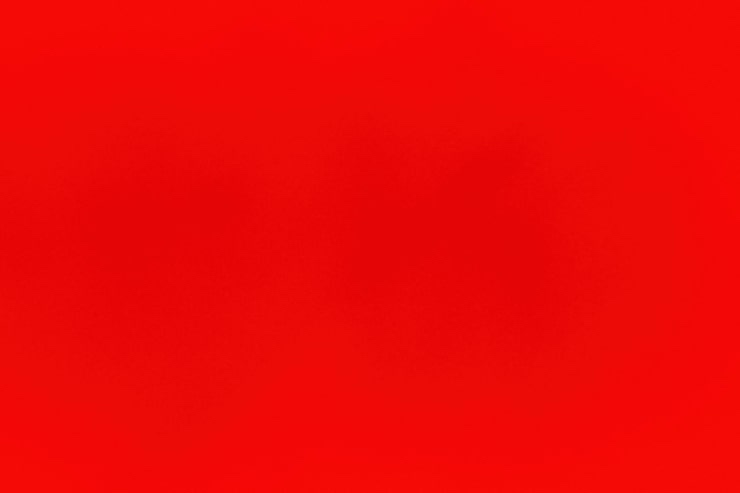
#> input picture Input_images/red.jpeg, 740 x 493 px; its folder holds only this picture in this run
$ python huffman_coding.py
#> lines starting #> are read from the running program, lines starting #| are printed output that depends on the picture
"""Huffman Coding (Manual DIP Implementation).

This script performs Huffman source coding from first principles on an image:
1. Converts input image to greyscale.
2. Computes the probability and frequency distribution of pixel intensity symbols (0-255).
3. Builds an optimal bottom-up binary Huffman tree using a min-heap priority queue.
4. Traverses the Huffman tree to generate optimal variable-length prefix codes.
5. Computes core Information Theory & DIP compression metrics:
   - Shannon Entropy H
   - Average Codeword Length L_avg
   - Coding Efficiency eta
   - Redundancy R
   - Compression Ratio CR
6. Encodes the image into a binary bitstream and decodes it by traversing the Huffman tree.
7. Verifies exact mathematical lossless reconstruction (MSE = 0, 100% pixel match).
8. Generates visual outputs (Decoded image, Bit-length spatial heatmap, Metrics summary
   card, and Codeword length distribution) saved to Output/.
"""

import heapq
import os
from pathlib import Path
import numpy as np
from PIL import Image
import matplotlib
matplotlib.use("Agg")
import matplotlib.pyplot as plt
from matplotlib.backends.backend_agg import FigureCanvasAgg


# =====================================================================
# 1. First-Principles Huffman Coding & Decoding
# =====================================================================

def rgb_to_grey(img: np.ndarray) -> np.ndarray:
    """Convert RGB/RGBA numpy array to uint8 greyscale using luminance weights."""
    if img.ndim == 2:
        return img.astype(np.uint8)
    if img.shape[2] == 4:
        img = img[:, :, :3]
    return (0.299 * img[:, :, 0] + 0.587 * img[:, :, 1] + 0.114 * img[:, :, 2]).astype(np.uint8)


def compute_symbol_probabilities(grey: np.ndarray) -> tuple[dict[int, float], dict[int, int]]:
    """Compute normalized probabilities and frequency counts for all present symbols."""
    counts = np.bincount(grey.ravel(), minlength=256)
    total_pixels = grey.size
    freq_dict = {i: int(counts[i]) for i in range(256) if counts[i] > 0}
    prob_dict = {i: counts[i] / total_pixels for i in freq_dict}
    return prob_dict, freq_dict


class HuffmanNode:
    """Node in the binary Huffman tree."""
    __slots__ = ("symbol", "freq", "left", "right", "uid")

    def __init__(self, symbol: int | None, freq: int, left=None, right=None, uid: int = 0):
        self.symbol = symbol
        self.freq = freq
        self.left = left
        self.right = right
        self.uid = uid

    def __lt__(self, other):
        if self.freq == other.freq:
            return self.uid < other.uid
        return self.freq < other.freq


def build_huffman_tree(freq_dict: dict[int, int]) -> HuffmanNode:
    """Construct optimal Huffman binary tree from symbol frequencies."""
    heap = []
    uid_counter = 0
    for sym, freq in freq_dict.items():
        heapq.heappush(heap, HuffmanNode(symbol=sym, freq=freq, uid=uid_counter))
        uid_counter += 1

    if len(heap) == 1:
        only = heapq.heappop(heap)
        return HuffmanNode(symbol=None, freq=only.freq, left=only, uid=uid_counter)

    while len(heap) > 1:
        left = heapq.heappop(heap)
        right = heapq.heappop(heap)
        parent = HuffmanNode(
            symbol=None,
            freq=left.freq + right.freq,
            left=left,
            right=right,
            uid=uid_counter,
        )
        uid_counter += 1
        heapq.heappush(heap, parent)

    return heap[0]


def generate_huffman_codebook(root: HuffmanNode) -> dict[int, str]:
    """Generate variable-length prefix codebook by traversing the Huffman tree."""
    codes = {}

    def _traverse(node: HuffmanNode | None, prefix: str):
        if node is None:
            return
        if node.symbol is not None:
            codes[node.symbol] = prefix if prefix else "0"
            return
        _traverse(node.left, prefix + "0")
        _traverse(node.right, prefix + "1")

    _traverse(root, "")
    return codes


def compute_compression_metrics(
    prob_dict: dict[int, float],
    freq_dict: dict[int, int],
    codebook: dict[int, str],
    total_pixels: int,
) -> dict[str, float]:
    """Compute Shannon Entropy, Average Length, Efficiency, Redundancy, and Compression Ratio."""
    entropy = -sum(p * np.log2(p) for p in prob_dict.values() if p > 0)
    l_avg = sum(prob_dict[s] * len(codebook[s]) for s in prob_dict)
    efficiency = (entropy / l_avg * 100.0) if l_avg > 0 else 100.0
    redundancy = max(0.0, l_avg - entropy)
    compression_ratio = 8.0 / l_avg if l_avg > 0 else 1.0

    orig_bits = total_pixels * 8
    compressed_bits = sum(freq_dict[s] * len(codebook[s]) for s in freq_dict)
    space_savings = (1.0 - (compressed_bits / orig_bits)) * 100.0

    return {
        "entropy": float(entropy),
        "avg_length": float(l_avg),
        "efficiency": float(efficiency),
        "redundancy": float(redundancy),
        "compression_ratio": float(compression_ratio),
        "orig_bits": int(orig_bits),
        "compressed_bits": int(compressed_bits),
        "space_savings": float(space_savings),
    }


def encode_image(grey: np.ndarray, codebook: dict[int, str]) -> str:
    """Encode 2D image into binary string using Huffman codebook."""
    flat = grey.ravel()
    return "".join(codebook[s] for s in flat)


def decode_image(bitstream: str, root: HuffmanNode, shape: tuple[int, int]) -> np.ndarray:
    """Decode bitstream back into original spatial image by traversing the Huffman tree."""
    total_pixels = shape[0] * shape[1]
    decoded = np.empty(total_pixels, dtype=np.uint8)
    ptr = 0
    curr = root

    for bit in bitstream:
        curr = curr.left if bit == "0" else curr.right
        if curr.symbol is not None:
            decoded[ptr] = curr.symbol
            ptr += 1
            curr = root
            if ptr == total_pixels:
                break

    return decoded.reshape(shape)


# =====================================================================
# 2. Visualizations & Figures
# =====================================================================

def generate_bit_length_heatmap(grey: np.ndarray, codebook: dict[int, str]) -> Image.Image:
    """Create a color-coded heatmap showing how many bits were required for each pixel."""
    len_lut = np.zeros(256, dtype=np.float32)
    for sym, code in codebook.items():
        len_lut[sym] = len(code)

    bit_map = len_lut[grey]
    min_len, max_len = np.min(bit_map), np.max(bit_map)

    fig, ax = plt.subplots(figsize=(6.5, 5), dpi=100, facecolor="#181825")
    ax.set_facecolor("#181825")
    im = ax.imshow(bit_map, cmap="plasma", vmin=min_len, vmax=max_len)

    ax.set_title(
        f"Huffman Codeword Length Map\n(Min: {int(min_len)} bits, Max: {int(max_len)} bits)",
        color="#cdd6f4",
        fontsize=11,
        fontweight="bold",
        pad=8,
    )
    ax.axis("off")

    cbar = fig.colorbar(im, ax=ax, fraction=0.046, pad=0.04)
    cbar.set_label("Bits per Pixel", color="#a6adc8", fontsize=9)
    cbar.ax.tick_params(colors="#a6adc8", labelsize=8)

    fig.tight_layout()
    canvas = FigureCanvasAgg(fig)
    canvas.draw()
    buf = canvas.buffer_rgba()
    img = Image.fromarray(np.asarray(buf)[:, :, :3])
    plt.close(fig)
    return img


def generate_metrics_summary_card(
    metrics: dict[str, float],
    prob_dict: dict[int, float],
    freq_dict: dict[int, int],
    codebook: dict[int, str],
    total_pixels: int,
) -> Image.Image:
    """Render an infographic card with entropy, compression metrics, and top symbols."""
    fig = plt.figure(figsize=(9, 7), dpi=110, facecolor="#1e1e2e")

    # Header
    fig.text(0.5, 0.94, "Huffman Coding: Performance & Metrics", color="#cdd6f4",
             fontsize=14, fontweight="bold", ha="center")
    fig.text(0.5, 0.90, f"Total Pixels: {total_pixels:,} | Unique Symbols: {len(prob_dict)}",
             color="#a6adc8", fontsize=10, ha="center")

    # Metric boxes (4 cards)
    box_data = [
        ("Shannon Entropy (H)", f"{metrics['entropy']:.3f} bpp", "#89b4fa"),
        ("Avg Length (L_avg)", f"{metrics['avg_length']:.3f} bpp", "#a6e3a1"),
        ("Coding Efficiency (eta)", f"{metrics['efficiency']:.2f}%", "#fab387"),
        ("Compression Ratio", f"{metrics['compression_ratio']:.2f} : 1", "#f38ba8"),
    ]

    for i, (title, val, col) in enumerate(box_data):
        x = 0.08 + i * 0.22
        rect = plt.Rectangle((x, 0.74), 0.19, 0.12, transform=fig.transFigure,
                             facecolor="#313244", edgecolor=col, linewidth=1.5,
                             clip_on=False, zorder=2)
        fig.add_artist(rect)
        fig.text(x + 0.095, 0.81, val, color=col, fontsize=13, fontweight="bold",
                 ha="center", va="center", transform=fig.transFigure, zorder=3)
        fig.text(x + 0.095, 0.76, title, color="#cdd6f4", fontsize=8,
                 ha="center", va="center", transform=fig.transFigure, zorder=3)

    # Sub-metrics line
    fig.text(
        0.5, 0.69,
        f"Redundancy: {metrics['redundancy']:.3f} bits/pixel  |  "
        f"Original: {metrics['orig_bits'] / 8000:.1f} KB  ->  "
        f"Compressed: {metrics['compressed_bits'] / 8000:.1f} KB  "
        f"({metrics['space_savings']:.1f}% space saved)",
        color="#bac2de", fontsize=9, ha="center", style="italic"
    )

    # Table of top 10 frequent symbols
    sorted_syms = sorted(prob_dict.items(), key=lambda item: item[1], reverse=True)[:10]
    table_data = [
        [
            f"{sym}",
            f"{freq_dict[sym]:,}",
            f"{prob:.4f}",
            codebook[sym],
            f"{len(codebook[sym])} bits",
        ]
        for sym, prob in sorted_syms
    ]

    col_labels = ["Symbol (Intensity)", "Pixel Count", "Probability (p)", "Huffman Code", "Code Length"]
    ax_table = fig.add_axes([0.08, 0.06, 0.84, 0.58])
    ax_table.axis("off")

    table = ax_table.table(
        cellText=table_data,
        colLabels=col_labels,
        loc="center",
        cellLoc="center",
    )
    table.auto_set_font_size(False)
    table.set_fontsize(9)
    table.scale(1.0, 1.45)

    # Style table
    for (r, c), cell in table.get_celld().items():
        cell.set_edgecolor("#45475a")
        if r == 0:
            cell.set_facecolor("#181825")
            cell.set_text_props(color="#89b4fa", fontweight="bold")
        else:
            cell.set_facecolor("#313244" if r % 2 == 0 else "#24273a")
            cell.set_text_props(color="#cdd6f4")

    canvas = FigureCanvasAgg(fig)
    canvas.draw()
    buf = canvas.buffer_rgba()
    img = Image.fromarray(np.asarray(buf)[:, :, :3])
    plt.close(fig)
    return img


def generate_length_distribution_chart(codebook: dict[int, str], prob_dict: dict[int, float]) -> Image.Image:
    """Bar chart showing codeword length distribution weighted by symbol probabilities."""
    lengths = [len(codebook[s]) for s in prob_dict]
    max_l = max(lengths)
    min_l = min(lengths)

    prob_per_len = np.zeros(max_l + 1, dtype=np.float32)
    for s, p in prob_dict.items():
        prob_per_len[len(codebook[s])] += p

    x = np.arange(min_l, max_l + 1)
    y_prob = prob_per_len[min_l:max_l + 1] * 100.0

    fig, ax1 = plt.subplots(figsize=(7, 4.5), dpi=100, facecolor="#1e1e2e")
    ax1.set_facecolor("#181825")

    bars = ax1.bar(x, y_prob, color="#a6e3a1", edgecolor="#94e2d5", alpha=0.85, width=0.6)
    ax1.set_xlabel("Codeword Length (Bits)", color="#cdd6f4", fontsize=10)
    ax1.set_ylabel("Pixel Frequency (%)", color="#a6e3a1", fontsize=10)
    ax1.set_title("Huffman Codeword Length Distribution", color="#cdd6f4", fontsize=12, fontweight="bold", pad=8)
    ax1.tick_params(colors="#a6adc8", labelsize=9)
    ax1.set_xticks(x)
    for spine in ax1.spines.values():
        spine.set_color("#45475a")
    ax1.grid(True, linestyle="--", alpha=0.2, color="#585b70")

    for bar in bars:
        h = bar.get_height()
        if h > 1.0:
            ax1.text(bar.get_x() + bar.get_width() / 2.0, h + 0.5, f"{h:.1f}%",
                     ha="center", va="bottom", color="#cdd6f4", fontsize=8)

    fig.tight_layout()
    canvas = FigureCanvasAgg(fig)
    canvas.draw()
    buf = canvas.buffer_rgba()
    img = Image.fromarray(np.asarray(buf)[:, :, :3])
    plt.close(fig)
    return img


# =====================================================================
# 3. Main Standalone Script Entrypoint
# =====================================================================

def main():
    root_dir = Path(__file__).resolve().parent
    output_dir = root_dir / "Output"
    output_dir.mkdir(exist_ok=True)

    possible_dirs = [root_dir / "Input_images", root_dir / "Input"]
    input_dir = next((d for d in possible_dirs if d.is_dir() and any(d.iterdir())), None)
    if input_dir is None:
        raise FileNotFoundError("Could not find an Input_images or Input directory with files.")

    valid_exts = {".png", ".jpg", ".jpeg", ".bmp", ".tiff", ".webp"}
    images = [f for f in input_dir.iterdir() if f.suffix.lower() in valid_exts]
    if not images:
        raise FileNotFoundError(f"No valid image files found in {input_dir}.")

    target_img_path = images[0]
    for candidate in images:
        if "scenar" in candidate.name.lower() or "tree" in candidate.name.lower():
            target_img_path = candidate
            break

    print(f"Loading input image: {target_img_path.name}")
    pil_raw = Image.open(target_img_path).convert("RGB")
#> pil_raw is the input picture: PIL image 740x493 RGB; mean R, G, B 237.9, 8.3, 6.8
    rgb_arr = np.array(pil_raw)

    # 1. Greyscale Conversion
    grey = rgb_to_grey(rgb_arr)
#> in rgb_to_grey, `return (0.299 * img[:, :, 0] + 0.587 * img[:, :, 1] + 0.114 * img[:, :..`:
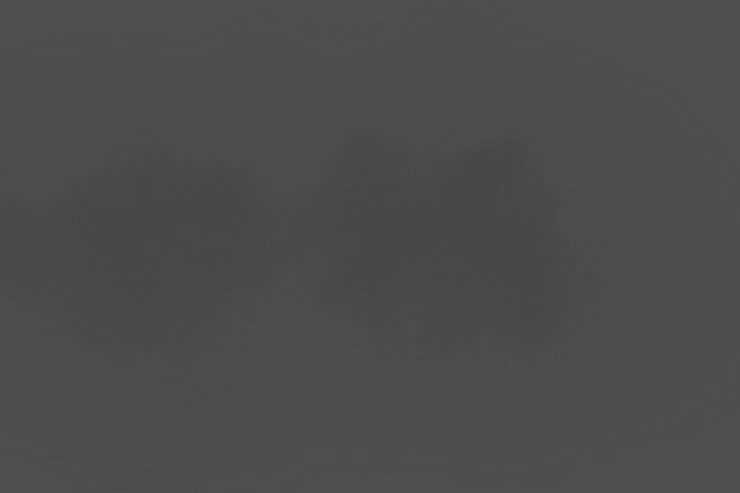
#> returned value: shape (493, 740); min 69, max 81, mean 76.2
    h, w = grey.shape
    total_pixels = grey.size
    print(f"Image converted to greyscale ({w}x{h}, {total_pixels:,} pixels).")
#| Image converted to greyscale (740x493, 364,820 pixels).

    # 2. Probability Distribution & Huffman Coding
    prob_dict, freq_dict = compute_symbol_probabilities(grey)
#> in compute_symbol_probabilities, `counts = np.bincount(grey.ravel(), minlength=256)`: counts = 256 values, max 115543 at index 77, min 0 at index 0, mean 1425.1
#> in compute_symbol_probabilities, `freq_dict = {i: int(counts[i]) for i in range(256) if counts[i] > 0}`: freq_dict = 13 items
#> prob_dict = 13 items; freq_dict = 13 items
    tree_root = build_huffman_tree(freq_dict)
#> the loop in build_huffman_tree, `for sym, freq in freq_dict.items():` made 13 passes
#> freq on passes 1 to 8: 9, 567, 25999, 23695, 23256, 17382, 13056, 23806
#> after the loop in build_huffman_tree, `for sym, freq in freq_dict.items():`: uid_counter = 13
#> the loop in build_huffman_tree, `while len(heap) > 1:` made 12 passes
#> after the loop in build_huffman_tree, `while len(heap) > 1:`: uid_counter = 25
    codebook = generate_huffman_codebook(tree_root)
#> codebook = 13 items
    metrics = compute_compression_metrics(prob_dict, freq_dict, codebook, total_pixels)
#> in compute_compression_metrics, `entropy = -sum(p * np.log2(p) for p in prob_dict.values() if p > 0)`: entropy = 2.84
#> in compute_compression_metrics, `l_avg = sum(prob_dict[s] * len(codebook[s]) for s in prob_dict)`: l_avg = 2.89
#> in compute_compression_metrics, `efficiency = (entropy / l_avg * 100.0) if l_avg > 0 else 100.0`: efficiency = 98.37
#> in compute_compression_metrics, `redundancy = max(0.0, l_avg - entropy)`: redundancy = 0.047
#> in compute_compression_metrics, `compression_ratio = 8.0 / l_avg if l_avg > 0 else 1.0`: compression_ratio = 2.77
#> in compute_compression_metrics, `compressed_bits = sum(freq_dict[s] * len(codebook[s]) for s in freq_di..`: compressed_bits = 1052825
#> in compute_compression_metrics, `space_savings = (1.0 - (compressed_bits / orig_bits)) * 100.0`: space_savings = 63.93
#> metrics = {'entropy': 2.84, 'avg_length': 2.89, 'efficiency': 98.37, 'redundancy': 0.047, 'compression_ratio': 2.77, 'orig_bits': 2918560, 'compressed_bits': 1052825, 'space_savings': 63.93}

    print("\n--- Huffman Coding Performance ---")
    print(f"Unique Symbols          : {len(prob_dict)}")
#| Unique Symbols          : 13
    print(f"Shannon Entropy (H)     : {metrics['entropy']:.4f} bits/pixel")
#| Shannon Entropy (H)     : 2.8389 bits/pixel
    print(f"Average Codeword Length : {metrics['avg_length']:.4f} bits/pixel")
#| Average Codeword Length : 2.8859 bits/pixel
    print(f"Coding Efficiency (eta) : {metrics['efficiency']:.2f}%")
#| Coding Efficiency (eta) : 98.37%
    print(f"Redundancy (R)          : {metrics['redundancy']:.4f} bits/pixel")
#| Redundancy (R)          : 0.0470 bits/pixel
    print(f"Compression Ratio (CR)  : {metrics['compression_ratio']:.2f} : 1")
#| Compression Ratio (CR)  : 2.77 : 1
    print(f"Theoretical Space Saved : {metrics['space_savings']:.2f}%\n")
#| Theoretical Space Saved : 63.93%

    # 3. Encoding & Decoding Verification
    print("Encoding image bitstream...")
    bitstream = encode_image(grey, codebook)
    print(f"Bitstream length: {len(bitstream):,} bits ({len(bitstream) / 8000:.1f} KB)")
#| Bitstream length: 1,052,825 bits (131.6 KB)

    print("Decoding image bitstream with Huffman Tree...")
    decoded = decode_image(bitstream, tree_root, grey.shape)

    mse = float(np.mean((grey.astype(int) - decoded.astype(int)) ** 2))
#> mse = 0
    diff_count = int(np.sum(grey != decoded))
#> diff_count = 0
    print("\n--- Decoding Verification ---")
    print(f"Reconstruction MSE      : {mse:.4f}")
#| Reconstruction MSE      : 0.0000
    print(f"Pixel Mismatches        : {diff_count} / {total_pixels} ({(diff_count/total_pixels)*100:.2f}%)")
#| Pixel Mismatches        : 0 / 364820 (0.00%)
    assert mse == 0.0, "Decoded image does not match original image! Lossless verification failed."
    print("Verification PASSED: 100.0% Exact Lossless Reconstruction Confirmed!\n")

    # 4. Generate Visual Artifacts
    heatmap_img = generate_bit_length_heatmap(grey, codebook)
#> the loop in generate_bit_length_heatmap, `for sym, code in codebook.items():` made 13 passes
#> (sym, code) on passes 1 to 8: (78, '00'), (69, '01000000'), (81, '01000001'), (70, '0100001'), (80, '010001'), (75, '01001'), (74, '0101'), (79, '011')
#> after the loop in generate_bit_length_heatmap, `for sym, code in codebook.items():`: len_lut = 256 values, max 8 at index 69, min 0 at index 0, mean 0.238
#> in generate_bit_length_heatmap, `bit_map = len_lut[grey]`:
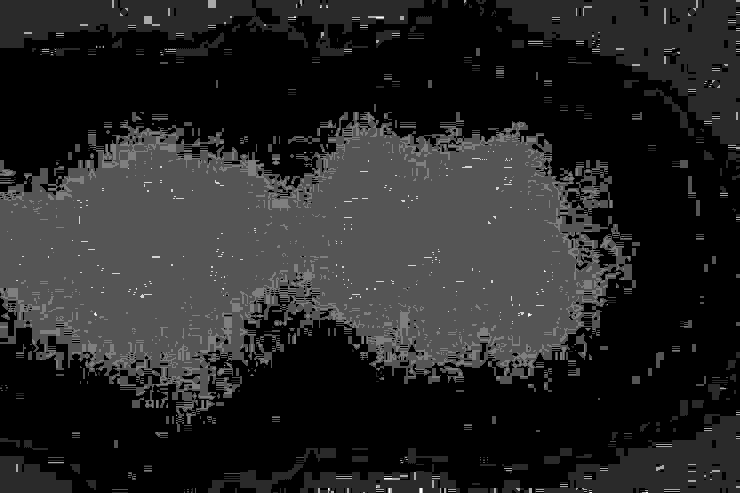
#> bit_map: shape (493, 740) float32; min 2, max 8, mean 2.89; drawn with min black and max white
#> in generate_bit_length_heatmap, `min_len, max_len = np.min(bit_map), np.max(bit_map)`: min_len = 2; max_len = 8
#> in generate_bit_length_heatmap, `img = Image.fromarray(np.asarray(buf)[:, :, :3])`:
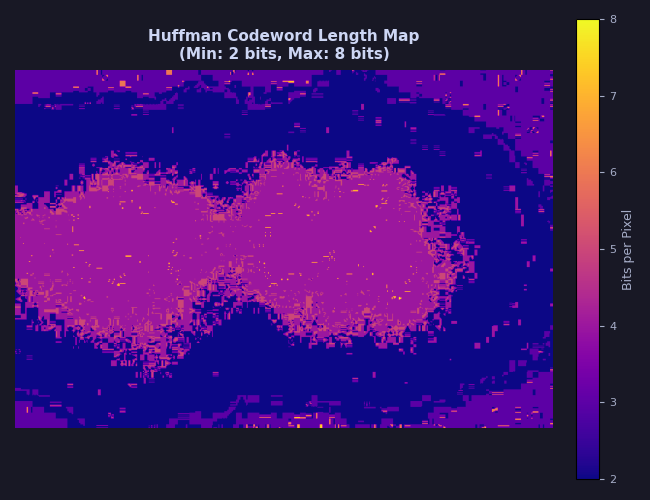
#> img: PIL image 650x500 RGB; mean R, G, B 61, 21, 105.3
    summary_card = generate_metrics_summary_card(metrics, prob_dict, freq_dict, codebook, total_pixels)
#> in generate_metrics_summary_card, `box_data = [ ("Shannon Entropy (H)", f"{metrics['entropy']:.3f} bpp", ..`: box_data = [('Shannon Entropy (H)', '2.839 bpp', '#89b4fa'), ('Avg Length (L_avg)', '2.886 bpp', '#a6e3a1'), ('Coding Efficiency (eta)', '98.37%', '#fab387'), ('Compression Ratio', '2.77 : 1', '#f38ba8')]
#> the loop in generate_metrics_summary_card, `for i, (title, val, col) in enumerate(box_data):` made 4 passes
#> (title, val, col, x) on passes 1 to 4: ('Shannon Entropy (H)', '2.839 bpp', '#89b4fa', 0.08), ('Avg Length (L_avg)', '2.886 bpp', '#a6e3a1', 0.3), ('Coding Efficiency (eta)', '98.37%', '#fab387', 0.52), ('Compression Ratio', '2.77 : 1', '#f38ba8', 0.74)
#> in generate_metrics_summary_card, `sorted_syms = sorted(prob_dict.items(), key=lambda item: item[1], reve..`: sorted_syms = [(77, 0.317), (78, 0.202), (79, 0.126), (71, 0.0713), (76, 0.0653), (72, 0.0649), (73, 0.0637), (74, 0.0476), (75, 0.0358), (80, 0.00443)]
#> in generate_metrics_summary_card, `table_data = [ [ f"{sym}", f"{freq_dict[sym]:,}", f"{prob:.4f}", codeb..`: table_data = 10 items
#> the loop in generate_metrics_summary_card, `for (r, c), cell in table.get_celld().items():` made 55 passes
#> (r, c) on passes 1 to 8: (1, 0), (1, 1), (1, 2), (1, 3), (1, 4), (2, 0), (2, 1), (2, 2)
#> in generate_metrics_summary_card, `img = Image.fromarray(np.asarray(buf)[:, :, :3])`:
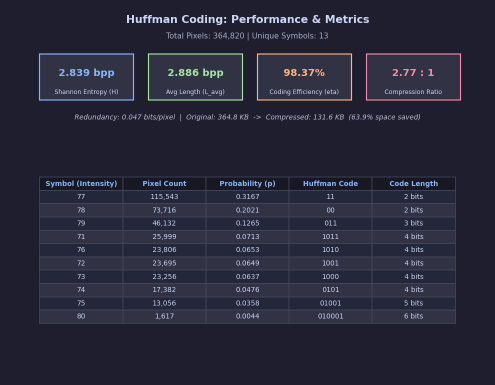
#> img: PIL image 990x770 RGB (shown at 1/2 size); mean R, G, B 40.4, 41.2, 58.3
    dist_chart = generate_length_distribution_chart(codebook, prob_dict)
#> in generate_length_distribution_chart, `lengths = [len(codebook[s]) for s in prob_dict]`: lengths = [8, 7, 4, 4, 4, 4, 5, 4, 2, 2, 3, 6, 8]
#> in generate_length_distribution_chart, `max_l = max(lengths)`: max_l = 8
#> in generate_length_distribution_chart, `min_l = min(lengths)`: min_l = 2
#> the loop in generate_length_distribution_chart, `for s, p in prob_dict.items():` made 13 passes
#> p on passes 1 to 8: 2.47e-05, 0.00155, 0.0713, 0.0649, 0.0637, 0.0476, 0.0358, 0.0653
#> after the loop in generate_length_distribution_chart, `for s, p in prob_dict.items():`: prob_per_len = [0, 0, 0.519, 0.126, 0.313, 0.0358, 0.00443, 0.00155, 0.00014]
#> in generate_length_distribution_chart, `y_prob = prob_per_len[min_l:max_l + 1] * 100.0`: y_prob = [51.88, 12.65, 31.29, 3.58, 0.443, 0.155, 0.014]
#> in generate_length_distribution_chart, `bars = ax1.bar(x, y_prob, color="#a6e3a1", edgecolor="#94e2d5", alpha=..`: bars = 7 items
#> the loop in generate_length_distribution_chart, `for bar in bars:` made 7 passes
#> h on passes 1 to 7: 51.88, 12.65, 31.29, 3.58, 0.443, 0.155, 0.014
#> in generate_length_distribution_chart, `img = Image.fromarray(np.asarray(buf)[:, :, :3])`:
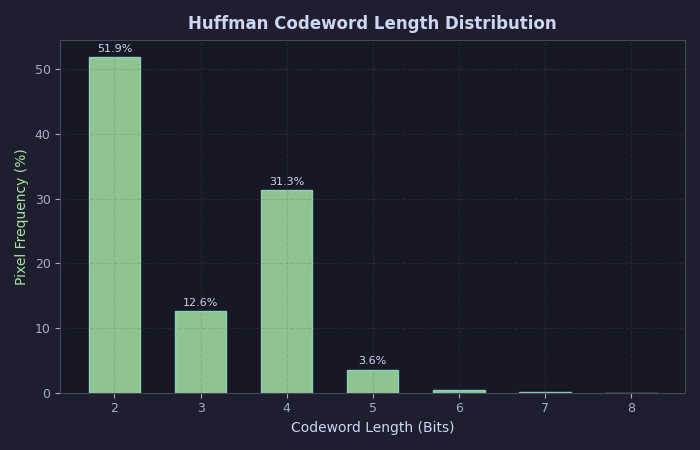
#> img: PIL image 700x450 RGB; mean R, G, B 41, 46.9, 54

    outputs = {
        "huffman_original_grey.png": Image.fromarray(grey),
        "huffman_decoded.png": Image.fromarray(decoded),
        "huffman_bit_length_map.png": heatmap_img,
        "huffman_metrics_summary.png": summary_card,
        "huffman_length_distribution.png": dist_chart,
    }

    for fname, img_obj in outputs.items():
        save_path = output_dir / fname
        img_obj.save(save_path)
        print(f"Saved: {save_path.relative_to(root_dir)}")
#> this loop made 5 passes
#> (printed output is left out)

    print("\nHuffman Coding completed successfully!")


if __name__ == "__main__":
    main()
